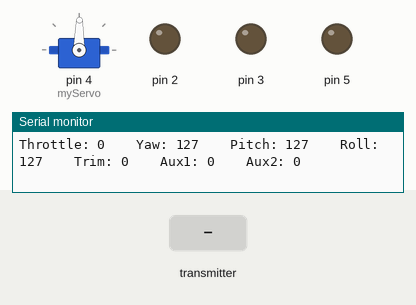
A sketch run on a simulated Arduino Uno, built with avr-gcc and run on an emulated ATmega328P. On the bench: servo, output pins drawn as LEDs (lit = HIGH), the last lines printed to the serial monitor. The inputs (shaded band) are chosen by the test bench. No radio packets arrive unless stated.

Above: at 1.2 s.
1.3 s: the transmitter starts sending throttle = 255
At 2.1 s:
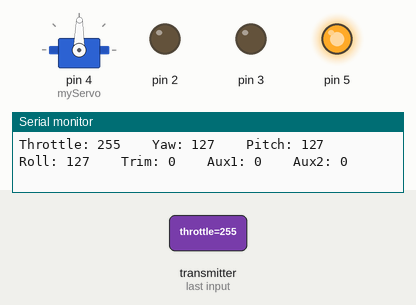
2.8 s: the transmitter starts sending roll = 0
At 4.0 s:
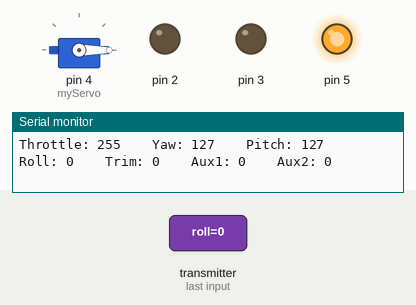
4.3 s: the transmitter starts sending AUX1 = 64
At 5.5 s:
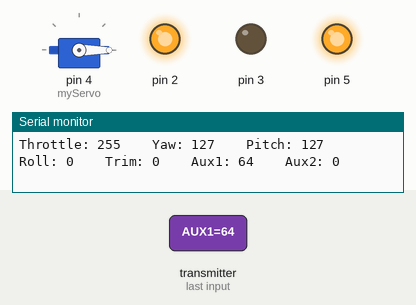
5.8 s: the transmitter starts sending AUX2 = 64
At 7.0 s:
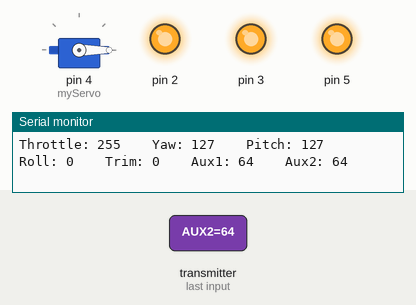
7.3 s: the transmitter starts sending throttle = 0
At 7.7 s:
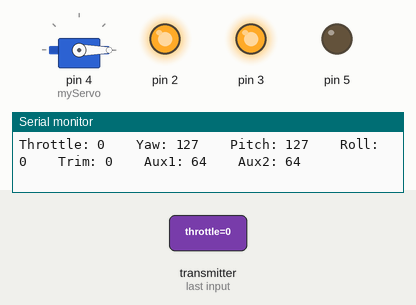
8.8 s: the transmitter starts sending roll = 64
At 9.5 s:
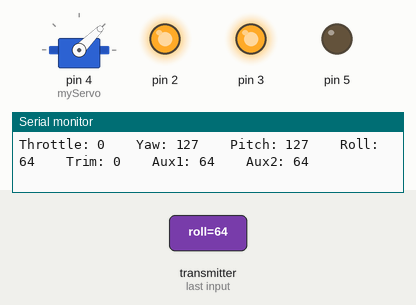
Timing chart, 0 to 11.3 s (numbered marks = the images above; inputs shaded):
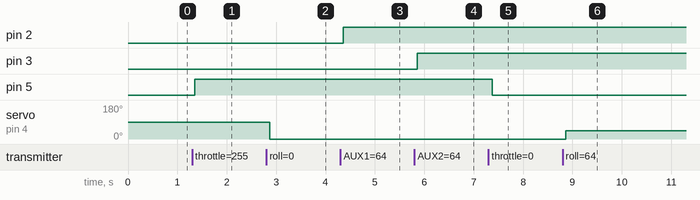

Measured:
- after the input at 1.3 s, pin 5: LOW → HIGH after 0.05 s
- after the input at 2.8 s, servo on pin 4 (myServo): 89° → 0° after 0.07 s
- after the input at 4.3 s, pin 2: LOW → HIGH after 0.05 s
- after the input at 5.8 s, pin 3: LOW → HIGH after 0.06 s
- after the input at 7.3 s, pin 5: HIGH → LOW after 0.08 s
- after the input at 8.8 s, servo on pin 4 (myServo): 0° → 45° after 0.06 s

The sketch:

main.ino
```cpp
/*
Author : Mohd Aman Ansari
embed
https://embed.org.in
*/

#include <Servo.h>  //Include Servo motor library
#include <SPI.h>    //Include SPI library
#include <nRF24L01.h>
#include <RF24.h>      //Include nRF24L01 & RF24 library

const uint64_t pipeIn = 0xE7E7F0F0E1LL;

RF24 radio(9, 10); //CE and CSN pin
Servo myServo;

struct MyData {
byte throttle;
byte yaw;
byte pitch;
byte roll;
byte Trim;
byte AUX1;
byte AUX2;
};

MyData data;

void resetData()
{

data.throttle = 0;
data.yaw = 127;
data.pitch = 127;
data.roll = 127;
data.Trim = 0;
data.AUX1 = 0;
data.AUX2 = 0;

}

void setup()
{
Serial.begin(9600); //Set the speed to 9600 bauds if you want.

resetData();
radio.begin();
radio.setAutoAck(false);
radio.setDataRate(RF24_250KBPS);

radio.openReadingPipe(1,pipeIn);
radio.startListening();

pinMode(2,OUTPUT);
pinMode(3,OUTPUT);
myServo.attach(4);
pinMode(5,OUTPUT);

}

/**************************************************/

unsigned long lastRecvTime = 0;

void recvData()
{
while ( radio.available() ) {
radio.read(&data, sizeof(MyData));
lastRecvTime = millis(); //here we receive the data
}
}

/**************************************************/

void loop()
{
recvData();
unsigned long now = millis();

if ( now - lastRecvTime > 1000 ) {

resetData();
}

digitalWrite(2,data.AUX1);
digitalWrite(3,data.AUX2);

int val = map(data.throttle,128,255,0,255);

int val1 = map(data.roll,0,255,0,180);

myServo.write(val1);

if(val > 0){
analogWrite(5,val);
}else{

  analogWrite(5,0);
}

Serial.print("Throttle: "); Serial.print(data.throttle);  Serial.print("    ");
Serial.print("Yaw: ");      Serial.print(data.yaw);       Serial.print("    ");
Serial.print("Pitch: ");    Serial.print(data.pitch);     Serial.print("    ");
Serial.print("Roll: ");     Serial.print(data.roll);      Serial.print("    ");
Serial.print("Trim: ");     Serial.print(data.Trim);      Serial.print("    ");
Serial.print("Aux1: ");     Serial.print(data.AUX1);      Serial.print("    ");
Serial.print("Aux2: ");     Serial.print(data.AUX2);      Serial.print("\n");

}
```
